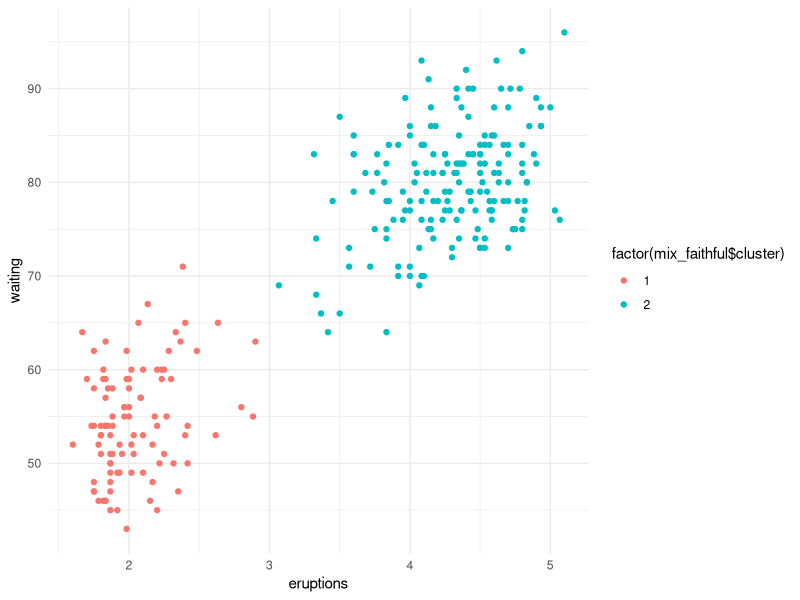
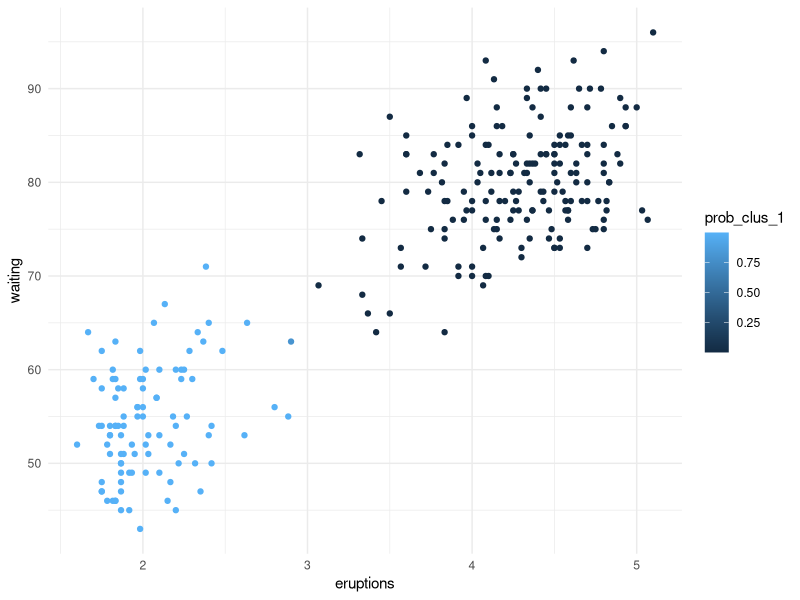
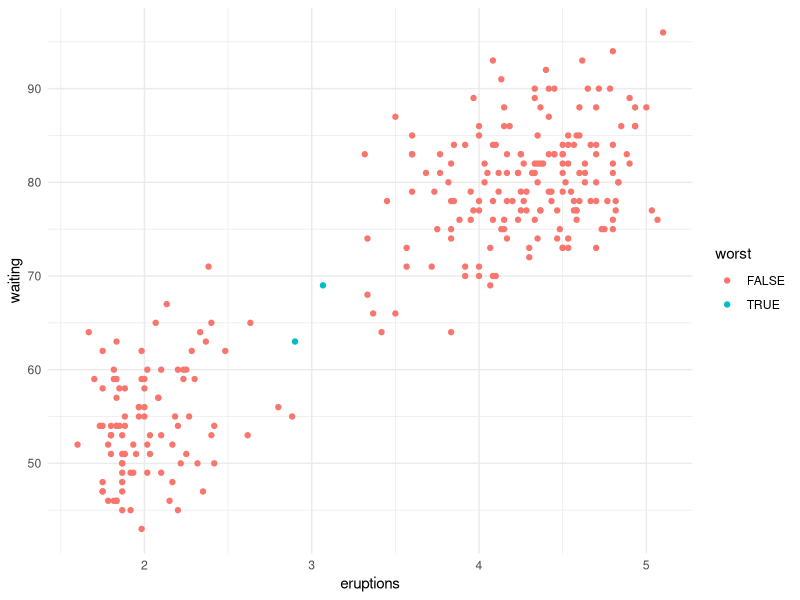

The R source for these figures, in order:
## ---- chunk 1
em_mixture = function(
  params,
  X,
  clusters = 2,
  tol = .00001,
  maxits  = 100,
  showits = TRUE
  ) {
  
  # Arguments are 
  # params: starting parameters (means, covariances, cluster probability)
  # X: data 
  # clusters: number of clusters desired
  # tol: tolerance
  # maxits: maximum iterations
  # showits: whether to show iterations
  
  require(mvtnorm)
  # Starting points
  N     = nrow(X)
  mu    = params$mu
  var   = params$var
  probs = params$probs
  
  # initializations
  
  # cluster 'responsibilities', i.e. probability of cluster membership for each
  # observation i
  ri = matrix(0, ncol=clusters, nrow=N)       
  ll = 0                                        # log likelihood
  it = 0                                        # iteration count
  converged = FALSE                             # convergence
  
  # Show iterations if showits == true
  if (showits)                                  
    cat(paste("Iterations of EM:", "\n"))
  
  while (!converged & it < maxits) { 
    probsOld = probs
    # muOld = mu                # Use direct values or loglike for convergence check
    # varOld = var
    llOld = ll
    riOld = ri
    
    ### E
    # Compute responsibilities
    for (k in 1:clusters){
      ri[,k] = probs[k] * dmvnorm(X, mu[k, ], sigma = var[[k]], log = FALSE)
    }
    
    ri = ri/rowSums(ri)
    
    ### M
    rk = colSums(ri)            # rk is weighted average cluster membership size
    probs = rk/N
    
    for (k in 1:clusters){
      varmat = matrix(0, ncol = ncol(X), nrow = ncol(X))    # initialize to sum matrices
      
      for (i in 1:N){
        varmat = varmat + ri[i,k] * X[i,]%*%t(X[i,])
      }
      
      mu[k,]   = (t(X) %*% ri[,k]) / rk[k]
      var[[k]] =  varmat/rk[k] - mu[k,]%*%t(mu[k,])
      
      ll[k] = -.5*sum( ri[,k] * dmvnorm(X, mu[k,], sigma = var[[k]], log = TRUE) )
    }
    
    ll = sum(ll)
    
    ### compare old to current for convergence
    parmlistold =  c(llOld, probsOld)           # c(muOld, unlist(varOld), probsOld)
    parmlistcurrent = c(ll, probs)              # c(mu, unlist(var), probs)
    it = it + 1
    
    # if showits true, & it =1 or modulo of 5 print message
    if (showits & it == 1 | it%%5 == 0)         
      cat(paste(format(it), "...", "\n", sep = ""))
    
    converged = min(abs(parmlistold - parmlistcurrent)) <= tol
  }
  
  clust = which(round(ri) == 1, arr.ind = TRUE)        # create cluster membership
  clust = clust[order(clust[,1]), 2]            # order accoring to row rather than cluster
  out = list(
    probs   = probs,
    mu      = mu,
    var     = var,
    resp    = ri,
    cluster = clust,
    ll      = ll
  )
  
  out
} 
## ---- chunk 2
library(tidyverse)

data("faithful")
## ---- chunk 3
mustart  = rbind(c(3, 60), c(3, 60.1))    # must be at least slightly different
covstart = list(cov(faithful), cov(faithful))
probs    = c(.01, .99)

# params is a list of mu, var, and probs 
starts = list(mu = mustart, var = covstart, probs = probs)  
## ---- chunk 4


mix_faithful = em_mixture(
  params = starts,
  X = as.matrix(faithful),
  clusters = 2,
  tol      = 1e-12,
  maxits   = 1500,
  showits  = TRUE
)

str(mix_faithful)
## ---- chunk 5
library(ggplot2)

ggplot(aes(x = eruptions, y = waiting), data = faithful) +
  geom_point(aes(color = factor(mix_faithful$cluster))) +
  theme_minimal()

faithful %>% 
  mutate(prob_clus_1 = mix_faithful$resp[, 1]) %>% 
  ggplot(aes(x = eruptions, y = waiting)) +
  geom_point(aes(color = prob_clus_1)) +
  theme_minimal()

# relatively speaking, these are extremely well-separated clusters
worst = apply(mix_faithful$resp, 1, function(x)  max(x) < .99) 

ggplot(aes(x = eruptions, y = waiting), data = faithful) +
  geom_point(aes(color = worst)) +
  theme_minimal()
## ---- chunk 6
library(mclust)

# options are set to be more similar
mix_mclust = Mclust(
  faithful[, 1:2],
  2,
  modelNames = 'VVV',
  control = emControl(tol = 1e-12)
)

str(mix_mclust, 1)

# compare means
t(mix_faithful$mu)
mix_mclust$parameters$mean

# compare variances
mix_faithful$var
mix_mclust$parameters$variance$sigma

# compare classifications, reverse in case arbitrary numbering of one of them is opposite
table(mix_faithful$cluster, mix_mclust$classification)

table(ifelse(mix_faithful$cluster == 2, 1, 2),
      mix_mclust$classification)

# compare responsibilities; reverse one if arbitrary numbering of one of them is opposite
# cbind(round(mix_faithful$resp[,1], 2), round(mix_mclust$z[,2], 2)) # cluster '1'
# cbind(round(mix_faithful$resp[,2], 2), round(mix_mclust$z[,1], 2)) # cluster '2'
## ---- chunk 7
iris2 = iris %>% select(-Species)
## ---- chunk 8
mustart = iris %>% 
  group_by(Species) %>% 
  summarise(across(.fns = function(x) mean(x) + runif(1, 0, .5))) %>% 
  select(-Species) %>% 
  as.matrix()


# use purrr::map due to mclust::map
covstart = iris %>% 
  split(.$Species) %>% 
  purrr::map(select, -Species) %>% 
  purrr::map(function(x) cov(x) + diag(runif(4, 0, .5))) 

probs = c(.1, .2, .7)

starts = list(mu = mustart, var = covstart, probs = probs)
## ---- chunk 9
mix_mclust_iris = em_mixture(
  params = starts,
  X = as.matrix(iris2),
  clusters = 3,
  tol      = 1e-8,
  maxits   = 1500,
  showits  = T
)

table(mix_mclust_iris$cluster, iris$Species)
## ---- chunk 10
mclust_iris = Mclust(iris[,1:4], 3)
table(mclust_iris$classification, iris$Species)
